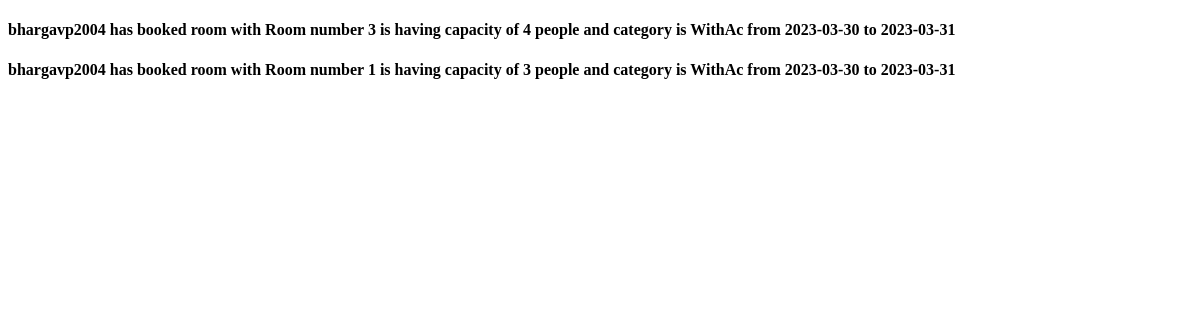
Before: /booking_list/ with the older database file.
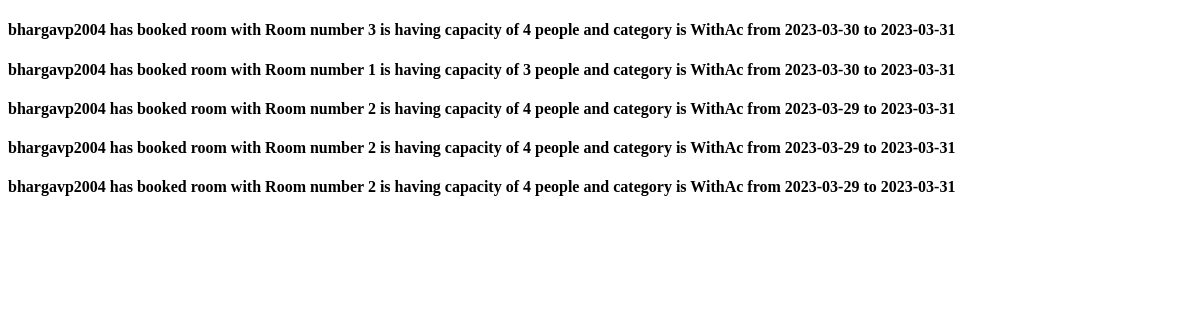
After: the same page with the newer database file.
### HMS_APP/models.py (models this page shows)
class Booking(models.Model):
    user = models.ForeignKey(settings.AUTH_USER_MODEL, on_delete=models.CASCADE)
    room = models.ForeignKey(Room, on_delete=models.CASCADE)
    check_in = models.DateField()
    check_out = models.DateField()
    def __str__(self) :
        return f'{self.user} has booked room with {self.room} from {self.check_in} to {self.check_out}'

class Room(models.Model) :
    ROOM_CATEGORIES = (
        ('WithAc', 'AC'),
        ('WithoutAc', 'NON-AC'),
        ('Deluxe', 'DELUXE'),
    )
    number = models.IntegerField()
    category = models.CharField(max_length = 10, choices=ROOM_CATEGORIES)
    capacity = models.IntegerField()
    room_description = models.TextField()
    room_price = models.IntegerField(help_text = "Price Per Day", null=True)
    room_picture = models.ImageField(null=True)
    def __str__(self) :
        return f'Room number {self.number} is having capacity of {self.capacity} people and category is {self.category}'

### HMS_APP/views.py (the view)
# urls.py: path('booking_list/', BookingList.as_view(), name = "bookinglist"),
class BookingList(ListView):
    model = Booking

### templates/HMS_APP/booking_list.html (shortened to what this page needs)
<!DOCTYPE html>
<html lang="en">
<head>
</head>
<body>
    {% for bookings in booking_list %}
    <h4> {{bookings}} </h4>
    {% endfor %}
</body>
</html>

Changed rows visible on the page:
added Booking: user+room+check_in "bhargavp2004 has booked room with Room number 2 is having capacity of 4 people and category is WithAc from 2023-03-29 to 2023-03-31"
added Booking: user+room+check_in "bhargavp2004 has booked room with Room number 2 is having capacity of 4 people and category is WithAc from 2023-03-29 to 2023-03-31"
added Booking: user+room+check_in "bhargavp2004 has booked room with Room number 2 is having capacity of 4 people and category is WithAc from 2023-03-29 to 2023-03-31"
